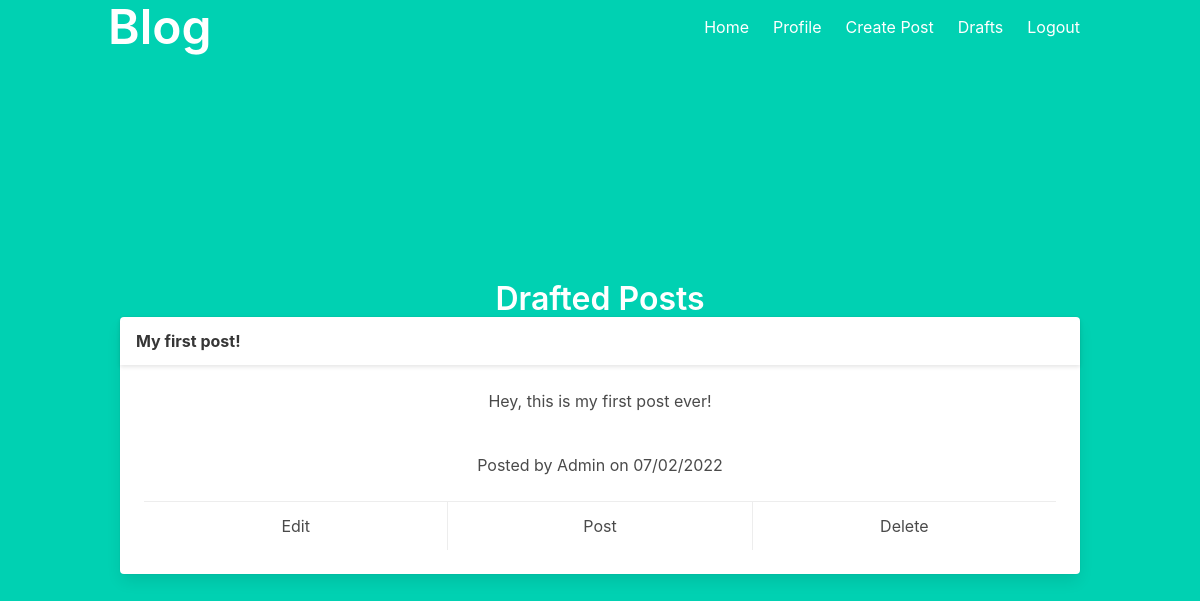
The page /main/drafts/ (signed in) on the database as committed earlier.
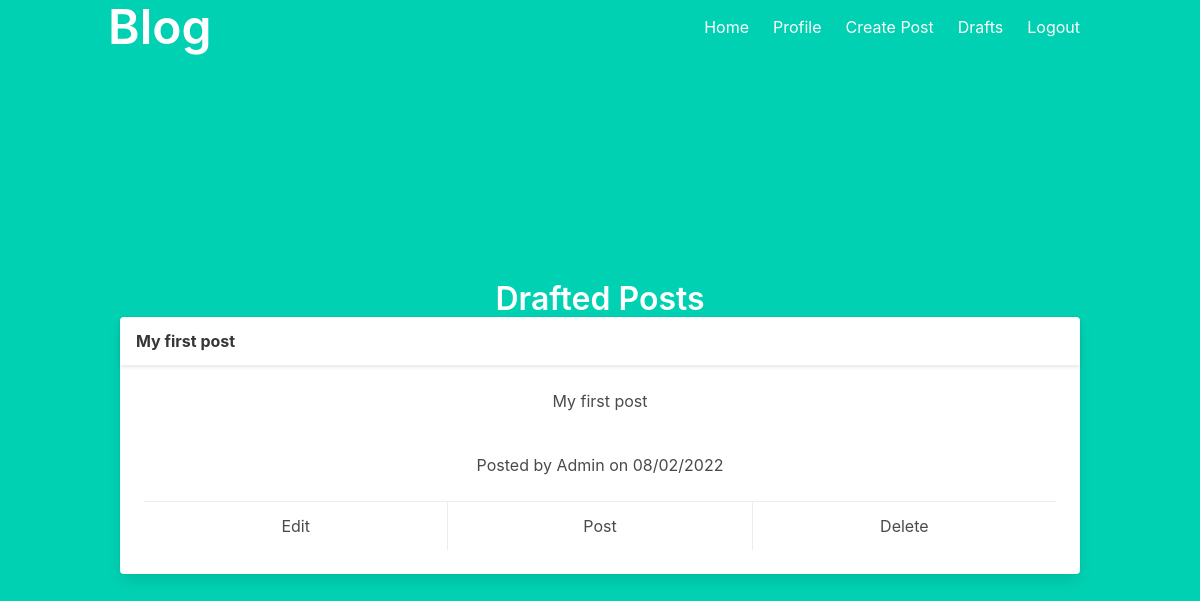
The same page on the database as committed later.
### application/models.py (models this page shows, shortened)
class Post(db.Model):
    __tablename__ = "posts"
    id = db.Column("id", db.Integer, primary_key=True)
    title = db.Column("title", db.String(80), nullable=False)
    _slug = db.Column("slug", db.String(80), unique=True)
    content = db.Column("content", db.Text, nullable=False)
    published = db.Column("published", db.Boolean, index=True)
    created = db.Column(
        "created", db.DateTime, nullable=False, default=datetime.utcnow, index=True
    )
    user_id = db.Column("user_id", db.Integer, db.ForeignKey("users.id"))
    user = db.relationship("User", back_populates="posts")
    @hybrid_property
    def slug(self):
        return self._slug
    @slug.setter
    def slug(self, *args, **kwargs):
        """Generate a URL-friendly representation of the post title."""
        self._slug = re.sub(r"[^\w]+", "-", self.title.lower()).strip("-")
    @classmethod
    def drafted_posts(cls):
        return Post.query.filter(Post.published == False)

### application/main.py (the view)
@bp.route("/drafts/", methods=["GET"])
@login_required
def drafts():
    posts = Post.drafted_posts().order_by(Post.created.desc()).all()
    return render_template("main/drafts.html", post=posts)

### application/__init__.py (called while the page is built)
def create_app(config_setting):
    app = Flask(__name__)
    config_module = f"config.{config_setting.capitalize()}Config"
    app.config.from_object(config_module)
    login_manager.init_app(app)
    _bcrypt.init_app(app)
    db.init_app(app)
    with app.app_context():
        from .auth import bp as auth_bp
        from .main import bp as main_bp
        from .models import User
        app.register_blueprint(auth_bp)
        app.register_blueprint(main_bp)
        db.create_all()
        login_manager.login_view = "auth.login"
        @login_manager.user_loader
        def load_user(user_id):
            return User.query.get(int(user_id))
        @app.route("/", methods=["GET"])
        def hello():
            return render_template("hello.html")
    return app

### application/templates/main/drafts.html (shortened to what this page needs)
{% extends "base.html" %}
{% block header %}
<h1 class="title">Drafted Posts</h1>
{% endblock %}
{% block content %}
<div class="columns">
    {% for posts in post %}
    <div class="column">
        <div class="card">
            <header class="card-header">
                <h2 class="card-header-title">
                    {{ posts.title }}
                </h2>
            </header>
            <div class="card-content">
                <div class="content">
                    <p>{{ posts.content }}</p>
                    <br>
                    <p>Posted by {{ current_user.username.capitalize() }} on {{ posts.created.strftime('%d/%m/%Y')}}</p>
                </div>
                <footer class="card-footer">
                    <a href="{{ url_for('main.edit_post', slug=posts.slug) }}" class="card-footer-item">Edit</a>
                    <a href="{{ url_for('main.post', slug=posts.slug) }}" class="card-footer-item">Post</a>
                    <a href="{{ url_for('main.delete') }}" class="card-footer-item">Delete</a>
                </footer>
            </div>
        </div>
    </div>
    {% endfor %}
</div>
{% endblock %}

Rows that differ between the two databases and show on the page:
changed Post: title "My first post!" → "My first post"; content "Hey, this is my first post ever!" → "My first post"; created "07/02/2022" → "08/02/2022"
